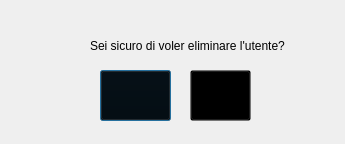
<?xml version="1.0" encoding="UTF-8"?>
<ui version="4.0">
 <class>Dialog</class>
 <widget class="QDialog" name="Dialog">
  <property name="geometry">
   <rect>
    <x>0</x>
    <y>0</y>
    <width>345</width>
    <height>144</height>
   </rect>
  </property>
  <property name="windowTitle">
   <string>Dialog</string>
  </property>
  <widget class="QLabel" name="label">
   <property name="geometry">
    <rect>
     <x>90</x>
     <y>30</y>
     <width>231</width>
     <height>31</height>
    </rect>
   </property>
   <property name="text">
    <string>Sei sicuro di voler eliminare l'utente?</string>
   </property>
  </widget>
  <widget class="QLabel" name="label_2">
   <property name="geometry">
    <rect>
     <x>20</x>
     <y>20</y>
     <width>51</width>
     <height>51</height>
    </rect>
   </property>
   <property name="text">
    <string/>
   </property>
   <property name="textFormat">
    <enum>Qt::RichText</enum>
   </property>
   <property name="pixmap">
    <pixmap>Icona Warning.png</pixmap>
   </property>
   <property name="scaledContents">
    <bool>true</bool>
   </property>
  </widget>
  <widget class="QPushButton" name="confirmButton">
   <property name="geometry">
    <rect>
     <x>100</x>
     <y>70</y>
     <width>71</width>
     <height>51</height>
    </rect>
   </property>
   <property name="styleSheet">
    <string notr="true">background-color:transparent;</string>
   </property>
   <property name="text">
    <string/>
   </property>
   <property name="icon">
    <iconset>
     <normaloff>Icona Ok.png</normaloff>Icona Ok.png</iconset>
   </property>
   <property name="iconSize">
    <size>
     <width>40</width>
     <height>40</height>
    </size>
   </property>
  </widget>
  <widget class="QPushButton" name="cancelButton">
   <property name="geometry">
    <rect>
     <x>190</x>
     <y>70</y>
     <width>61</width>
     <height>51</height>
    </rect>
   </property>
   <property name="styleSheet">
    <string notr="true">background-color:transparent;</string>
   </property>
   <property name="text">
    <string/>
   </property>
   <property name="icon">
    <iconset>
     <normaloff>cancel.png</normaloff>cancel.png</iconset>
   </property>
   <property name="iconSize">
    <size>
     <width>30</width>
     <height>30</height>
    </size>
   </property>
  </widget>
 </widget>
 <resources/>
 <connections/>
</ui>
